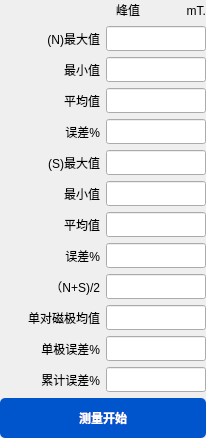
           <widget class="QWidget" name="widget_3" native="true">
            <layout class="QGridLayout" name="gridLayout_6">
             <property name="leftMargin">
              <number>0</number>
             </property>
             <property name="topMargin">
              <number>0</number>
             </property>
             <property name="rightMargin">
              <number>0</number>
             </property>
             <property name="bottomMargin">
              <number>0</number>
             </property>
             <item row="1" column="0">
              <widget class="QLabel" name="label_NmaxValue">
               <property name="sizePolicy">
                <sizepolicy hsizetype="Preferred" vsizetype="Fixed">
                 <horstretch>0</horstretch>
                 <verstretch>0</verstretch>
                </sizepolicy>
               </property>
               <property name="minimumSize">
                <size>
                 <width>100</width>
                 <height>25</height>
                </size>
               </property>
               <property name="maximumSize">
                <size>
                 <width>100</width>
                 <height>25</height>
                </size>
               </property>
               <property name="text">
                <string>(N)最大值</string>
               </property>
               <property name="alignment">
                <set>Qt::AlignRight|Qt::AlignTrailing|Qt::AlignVCenter</set>
               </property>
              </widget>
             </item>
             <item row="9" column="1">
              <widget class="QLineEdit" name="lineEdit_NS2">
               <property name="sizePolicy">
                <sizepolicy hsizetype="Fixed" vsizetype="Fixed">
                 <horstretch>0</horstretch>
                 <verstretch>0</verstretch>
                </sizepolicy>
               </property>
               <property name="minimumSize">
                <size>
                 <width>100</width>
                 <height>25</height>
                </size>
               </property>
               <property name="maximumSize">
                <size>
                 <width>100</width>
                 <height>25</height>
                </size>
               </property>
               <property name="alignment">
                <set>Qt::AlignCenter</set>
               </property>
               <property name="readOnly">
                <bool>true</bool>
               </property>
              </widget>
             </item>
             <item row="1" column="1">
              <widget class="QLineEdit" name="lineEdit_NmaxValue">
               <property name="sizePolicy">
                <sizepolicy hsizetype="Fixed" vsizetype="Fixed">
                 <horstretch>0</horstretch>
                 <verstretch>0</verstretch>
                </sizepolicy>
               </property>
               <property name="minimumSize">
                <size>
                 <width>100</width>
                 <height>25</height>
                </size>
               </property>
               <property name="maximumSize">
                <size>
                 <width>100</width>
                 <height>25</height>
                </size>
               </property>
               <property name="alignment">
                <set>Qt::AlignCenter</set>
               </property>
               <property name="readOnly">
                <bool>true</bool>
               </property>
              </widget>
             </item>
             <item row="3" column="0">
              <widget class="QLabel" name="label_NmeanValue">
               <property name="sizePolicy">
                <sizepolicy hsizetype="Preferred" vsizetype="Fixed">
                 <horstretch>0</horstretch>
                 <verstretch>0</verstretch>
                </sizepolicy>
               </property>
               <property name="minimumSize">
                <size>
                 <width>100</width>
                 <height>25</height>
                </size>
               </property>
               <property name="maximumSize">
                <size>
                 <width>100</width>
                 <height>25</height>
                </size>
               </property>
               <property name="text">
                <string>平均值</string>
               </property>
               <property name="alignment">
                <set>Qt::AlignRight|Qt::AlignTrailing|Qt::AlignVCenter</set>
               </property>
              </widget>
             </item>
             <item row="5" column="1">
              <widget class="QLineEdit" name="lineEdit_SmaxValue">
               <property name="sizePolicy">
                <sizepolicy hsizetype="Fixed" vsizetype="Fixed">
                 <horstretch>0</horstretch>
                 <verstretch>0</verstretch>
                </sizepolicy>
               </property>
               <property name="minimumSize">
                <size>
                 <width>100</width>
                 <height>25</height>
                </size>
               </property>
               <property name="maximumSize">
                <size>
                 <width>100</width>
                 <height>25</height>
                </size>
               </property>
               <property name="alignment">
                <set>Qt::AlignCenter</set>
               </property>
               <property name="readOnly">
                <bool>true</bool>
               </property>
              </widget>
             </item>
             <item row="9" column="0">
              <widget class="QLabel" name="label_NS2">
               <property name="sizePolicy">
                <sizepolicy hsizetype="Preferred" vsizetype="Fixed">
                 <horstretch>0</horstretch>
                 <verstretch>0</verstretch>
                </sizepolicy>
               </property>
               <property name="minimumSize">
                <size>
                 <width>100</width>
                 <height>25</height>
                </size>
               </property>
               <property name="maximumSize">
                <size>
                 <width>100</width>
                 <height>25</height>
                </size>
               </property>
               <property name="text">
                <string>（N+S)/2</string>
               </property>
               <property name="alignment">
                <set>Qt::AlignRight|Qt::AlignTrailing|Qt::AlignVCenter</set>
               </property>
              </widget>
             </item>
             <item row="11" column="1">
              <widget class="QLineEdit" name="lineEdit_SinglePolarError">
               <property name="sizePolicy">
                <sizepolicy hsizetype="Fixed" vsizetype="Fixed">
                 <horstretch>0</horstretch>
                 <verstretch>0</verstretch>
                </sizepolicy>
               </property>
               <property name="minimumSize">
                <size>
                 <width>100</width>
                 <height>25</height>
                </size>
               </property>
               <property name="maximumSize">
                <size>
                 <width>100</width>
                 <height>25</height>
                </size>
               </property>
               <property name="alignment">
                <set>Qt::AlignCenter</set>
               </property>
               <property name="readOnly">
                <bool>true</bool>
               </property>
              </widget>
             </item>
             <item row="12" column="1">
              <widget class="QLineEdit" name="lineEdit_PolarErrorSum">
               <property name="sizePolicy">
                <sizepolicy hsizetype="Fixed" vsizetype="Fixed">
                 <horstretch>0</horstretch>
                 <verstretch>0</verstretch>
                </sizepolicy>
               </property>
               <property name="minimumSize">
                <size>
                 <width>100</width>
                 <height>25</height>
                </size>
               </property>
               <property name="maximumSize">
                <size>
                 <width>100</width>
                 <height>25</height>
                </size>
               </property>
               <property name="alignment">
                <set>Qt::AlignCenter</set>
               </property>
               <property name="readOnly">
                <bool>true</bool>
               </property>
              </widget>
             </item>
             <item row="11" column="0">
              <widget class="QLabel" name="label_SinglePolarError">
               <property name="sizePolicy">
                <sizepolicy hsizetype="Preferred" vsizetype="Fixed">
                 <horstretch>0</horstretch>
                 <verstretch>0</verstretch>
                </sizepolicy>
               </property>
               <property name="minimumSize">
                <size>
                 <width>100</width>
                 <height>25</height>
                </size>
               </property>
               <property name="maximumSize">
                <size>
                 <width>100</width>
                 <height>25</height>
                </size>
               </property>
               <property name="text">
                <string>单极误差%</string>
               </property>
               <property name="alignment">
                <set>Qt::AlignRight|Qt::AlignTrailing|Qt::AlignVCenter</set>
               </property>
              </widget>
             </item>
             <item row="3" column="1">
              <widget class="QLineEdit" name="lineEdit_NmeanValue">
               <property name="sizePolicy">
                <sizepolicy hsizetype="Fixed" vsizetype="Fixed">
                 <horstretch>0</horstretch>
                 <verstretch>0</verstretch>
                </sizepolicy>
               </property>
               <property name="minimumSize">
                <size>
                 <width>100</width>
                 <height>25</height>
                </size>
               </property>
               <property name="maximumSize">
                <size>
                 <width>100</width>
                 <height>25</height>
                </size>
               </property>
               <property name="alignment">
                <set>Qt::AlignCenter</set>
               </property>
               <property name="readOnly">
                <bool>true</bool>
               </property>
              </widget>
             </item>
             <item row="4" column="1">
              <widget class="QLineEdit" name="lineEdit_NerrorValue">
               <property name="sizePolicy">
                <sizepolicy hsizetype="Fixed" vsizetype="Fixed">
                 <horstretch>0</horstretch>
                 <verstretch>0</verstretch>
                </sizepolicy>
               </property>
               <property name="minimumSize">
                <size>
                 <width>100</width>
                 <height>25</height>
                </size>
               </property>
               <property name="maximumSize">
                <size>
                 <width>100</width>
                 <height>25</height>
                </size>
               </property>
               <property name="alignment">
                <set>Qt::AlignCenter</set>
               </property>
               <property name="readOnly">
                <bool>true</bool>
               </property>
              </widget>
             </item>
             <item row="12" column="0">
              <widget class="QLabel" name="label_PolarErrorSum">
               <property name="sizePolicy">
                <sizepolicy hsizetype="Preferred" vsizetype="Fixed">
                 <horstretch>0</horstretch>
                 <verstretch>0</verstretch>
                </sizepolicy>
               </property>
               <property name="minimumSize">
                <size>
                 <width>100</width>
                 <height>25</height>
                </size>
               </property>
               <property name="maximumSize">
                <size>
                 <width>100</width>
                 <height>25</height>
                </size>
               </property>
               <property name="text">
                <string>累计误差%</string>
               </property>
               <property name="alignment">
                <set>Qt::AlignRight|Qt::AlignTrailing|Qt::AlignVCenter</set>
               </property>
              </widget>
             </item>
             <item row="8" column="1">
              <widget class="QLineEdit" name="lineEdit_SerrorValue">
               <property name="sizePolicy">
                <sizepolicy hsizetype="Fixed" vsizetype="Fixed">
                 <horstretch>0</horstretch>
                 <verstretch>0</verstretch>
                </sizepolicy>
               </property>
               <property name="minimumSize">
                <size>
                 <width>100</width>
                 <height>25</height>
                </size>
               </property>
               <property name="maximumSize">
                <size>
                 <width>100</width>
                 <height>25</height>
                </size>
               </property>
               <property name="alignment">
                <set>Qt::AlignCenter</set>
               </property>
               <property name="readOnly">
                <bool>true</bool>
               </property>
              </widget>
             </item>
             <item row="2" column="0">
              <widget class="QLabel" name="label_NminValue">
               <property name="sizePolicy">
                <sizepolicy hsizetype="Preferred" vsizetype="Fixed">
                 <horstretch>0</horstretch>
                 <verstretch>0</verstretch>
                </sizepolicy>
               </property>
               <property name="minimumSize">
                <size>
                 <width>100</width>
                 <height>25</height>
                </size>
               </property>
               <property name="maximumSize">
                <size>
                 <width>100</width>
                 <height>25</height>
                </size>
               </property>
               <property name="text">
                <string>最小值</string>
               </property>
               <property name="alignment">
                <set>Qt::AlignRight|Qt::AlignTrailing|Qt::AlignVCenter</set>
               </property>
              </widget>
             </item>
             <item row="4" column="0">
              <widget class="QLabel" name="label_NerrorValue">
               <property name="sizePolicy">
                <sizepolicy hsizetype="Preferred" vsizetype="Fixed">
                 <horstretch>0</horstretch>
                 <verstretch>0</verstretch>
                </sizepolicy>
               </property>
               <property name="minimumSize">
                <size>
                 <width>100</width>
                 <height>25</height>
                </size>
               </property>
               <property name="maximumSize">
                <size>
                 <width>100</width>
                 <height>25</height>
                </size>
               </property>
               <property name="text">
                <string>误差%</string>
               </property>
               <property name="alignment">
                <set>Qt::AlignRight|Qt::AlignTrailing|Qt::AlignVCenter</set>
               </property>
              </widget>
             </item>
             <item row="13" column="0" colspan="2">
              <widget class="QPushButton" name="pushButton_startRotation">
               <property name="sizePolicy">
                <sizepolicy hsizetype="Preferred" vsizetype="Fixed">
                 <horstretch>0</horstretch>
                 <verstretch>0</verstretch>
                </sizepolicy>
               </property>
               <property name="minimumSize">
                <size>
                 <width>0</width>
                 <height>40</height>
                </size>
               </property>
               <property name="maximumSize">
                <size>
                 <width>16777215</width>
                 <height>16777215</height>
                </size>
               </property>
               <property name="styleSheet">
                <string notr="true">QPushButton { background-color: #0055CC; color: white; font-weight: bold; border-radius: 5px; } QPushButton:hover { background-color: #2196F3; }</string>
               </property>
               <property name="text">
                <string>测量开始</string>
               </property>
              </widget>
             </item>
             <item row="5" column="0">
              <widget class="QLabel" name="label_SmaxValue">
               <property name="sizePolicy">
                <sizepolicy hsizetype="Preferred" vsizetype="Fixed">
                 <horstretch>0</horstretch>
                 <verstretch>0</verstretch>
                </sizepolicy>
               </property>
               <property name="minimumSize">
                <size>
                 <width>100</width>
                 <height>25</height>
                </size>
               </property>
               <property name="maximumSize">
                <size>
                 <width>100</width>
                 <height>25</height>
                </size>
               </property>
               <property name="text">
                <string>(S)最大值</string>
               </property>
               <property name="alignment">
                <set>Qt::AlignRight|Qt::AlignTrailing|Qt::AlignVCenter</set>
               </property>
              </widget>
             </item>
             <item row="6" column="0">
              <widget class="QLabel" name="label_SminValue">
               <property name="sizePolicy">
                <sizepolicy hsizetype="Preferred" vsizetype="Fixed">
                 <horstretch>0</horstretch>
                 <verstretch>0</verstretch>
                </sizepolicy>
               </property>
               <property name="minimumSize">
                <size>
                 <width>100</width>
                 <height>25</height>
                </size>
               </property>
               <property name="maximumSize">
                <size>
                 <width>100</width>
                 <height>25</height>
                </size>
               </property>
               <property name="text">
                <string>最小值</string>
               </property>
               <property name="alignment">
                <set>Qt::AlignRight|Qt::AlignTrailing|Qt::AlignVCenter</set>
               </property>
              </widget>
             </item>
             <item row="7" column="0">
              <widget class="QLabel" name="label_SmeanValue">
               <property name="sizePolicy">
                <sizepolicy hsizetype="Preferred" vsizetype="Fixed">
                 <horstretch>0</horstretch>
                 <verstretch>0</verstretch>
                </sizepolicy>
               </property>
               <property name="minimumSize">
                <size>
                 <width>100</width>
                 <height>25</height>
                </size>
               </property>
               <property name="maximumSize">
                <size>
                 <width>100</width>
                 <height>25</height>
                </size>
               </property>
               <property name="text">
                <string>平均值</string>
               </property>
               <property name="alignment">
                <set>Qt::AlignRight|Qt::AlignTrailing|Qt::AlignVCenter</set>
               </property>
              </widget>
             </item>
             <item row="0" column="0" colspan="2">
              <widget class="QLabel" name="label_9">
               <property name="sizePolicy">
                <sizepolicy hsizetype="Preferred" vsizetype="Fixed">
                 <horstretch>0</horstretch>
                 <verstretch>0</verstretch>
                </sizepolicy>
               </property>
               <property name="minimumSize">
                <size>
                 <width>0</width>
                 <height>20</height>
                </size>
               </property>
               <property name="maximumSize">
                <size>
                 <width>16777215</width>
                 <height>16777215</height>
                </size>
               </property>
               <property name="text">
                <string>峰值              mT.</string>
               </property>
               <property name="alignment">
                <set>Qt::AlignRight|Qt::AlignTrailing|Qt::AlignVCenter</set>
               </property>
              </widget>
             </item>
             <item row="10" column="1">
              <widget class="QLineEdit" name="lineEdit_SinglePolarMean">
               <property name="sizePolicy">
                <sizepolicy hsizetype="Fixed" vsizetype="Fixed">
                 <horstretch>0</horstretch>
                 <verstretch>0</verstretch>
                </sizepolicy>
               </property>
               <property name="minimumSize">
                <size>
                 <width>100</width>
                 <height>25</height>
                </size>
               </property>
               <property name="maximumSize">
                <size>
                 <width>100</width>
                 <height>25</height>
                </size>
               </property>
               <property name="alignment">
                <set>Qt::AlignCenter</set>
               </property>
               <property name="readOnly">
                <bool>true</bool>
               </property>
              </widget>
             </item>
             <item row="10" column="0">
              <widget class="QLabel" name="label_SinglePolarMean">
               <property name="sizePolicy">
                <sizepolicy hsizetype="Preferred" vsizetype="Fixed">
                 <horstretch>0</horstretch>
                 <verstretch>0</verstretch>
                </sizepolicy>
               </property>
               <property name="minimumSize">
                <size>
                 <width>100</width>
                 <height>25</height>
                </size>
               </property>
               <property name="maximumSize">
                <size>
                 <width>100</width>
                 <height>25</height>
                </size>
               </property>
               <property name="text">
                <string>单对磁极均值</string>
               </property>
               <property name="alignment">
                <set>Qt::AlignRight|Qt::AlignTrailing|Qt::AlignVCenter</set>
               </property>
              </widget>
             </item>
             <item row="7" column="1">
              <widget class="QLineEdit" name="lineEdit_SmeanValue">
               <property name="sizePolicy">
                <sizepolicy hsizetype="Fixed" vsizetype="Fixed">
                 <horstretch>0</horstretch>
                 <verstretch>0</verstretch>
                </sizepolicy>
               </property>
               <property name="minimumSize">
                <size>
                 <width>100</width>
                 <height>25</height>
                </size>
               </property>
               <property name="maximumSize">
                <size>
                 <width>100</width>
                 <height>25</height>
                </size>
               </property>
               <property name="alignment">
                <set>Qt::AlignCenter</set>
               </property>
               <property name="readOnly">
                <bool>true</bool>
               </property>
              </widget>
             </item>
             <item row="6" column="1">
              <widget class="QLineEdit" name="lineEdit_SminValue">
               <property name="sizePolicy">
                <sizepolicy hsizetype="Fixed" vsizetype="Fixed">
                 <horstretch>0</horstretch>
                 <verstretch>0</verstretch>
                </sizepolicy>
               </property>
               <property name="minimumSize">
                <size>
                 <width>100</width>
                 <height>25</height>
                </size>
               </property>
               <property name="maximumSize">
                <size>
                 <width>100</width>
                 <height>25</height>
                </size>
               </property>
               <property name="alignment">
                <set>Qt::AlignCenter</set>
               </property>
               <property name="readOnly">
                <bool>true</bool>
               </property>
              </widget>
             </item>
             <item row="8" column="0">
              <widget class="QLabel" name="label_SerrorValue">
               <property name="sizePolicy">
                <sizepolicy hsizetype="Preferred" vsizetype="Fixed">
                 <horstretch>0</horstretch>
                 <verstretch>0</verstretch>
                </sizepolicy>
               </property>
               <property name="minimumSize">
                <size>
                 <width>100</width>
                 <height>25</height>
                </size>
               </property>
               <property name="maximumSize">
                <size>
                 <width>100</width>
                 <height>25</height>
                </size>
               </property>
               <property name="text">
                <string>误差%</string>
               </property>
               <property name="alignment">
                <set>Qt::AlignRight|Qt::AlignTrailing|Qt::AlignVCenter</set>
               </property>
              </widget>
             </item>
             <item row="2" column="1">
              <widget class="QLineEdit" name="lineEdit_NminValue">
               <property name="sizePolicy">
                <sizepolicy hsizetype="Fixed" vsizetype="Fixed">
                 <horstretch>0</horstretch>
                 <verstretch>0</verstretch>
                </sizepolicy>
               </property>
               <property name="minimumSize">
                <size>
                 <width>100</width>
                 <height>25</height>
                </size>
               </property>
               <property name="maximumSize">
                <size>
                 <width>100</width>
                 <height>25</height>
                </size>
               </property>
               <property name="alignment">
                <set>Qt::AlignCenter</set>
               </property>
               <property name="readOnly">
                <bool>true</bool>
               </property>
              </widget>
             </item>
            </layout>
           </widget>
